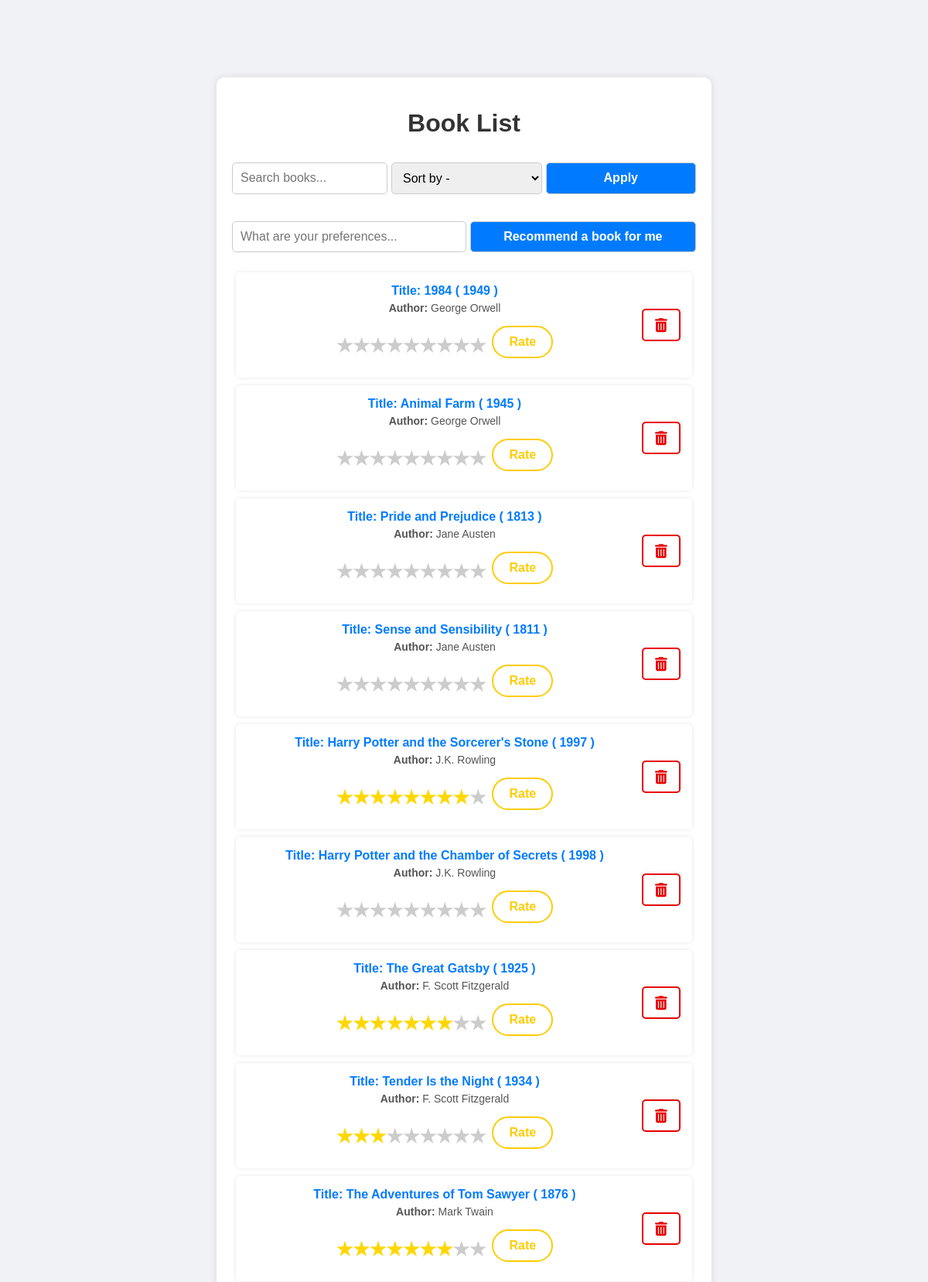
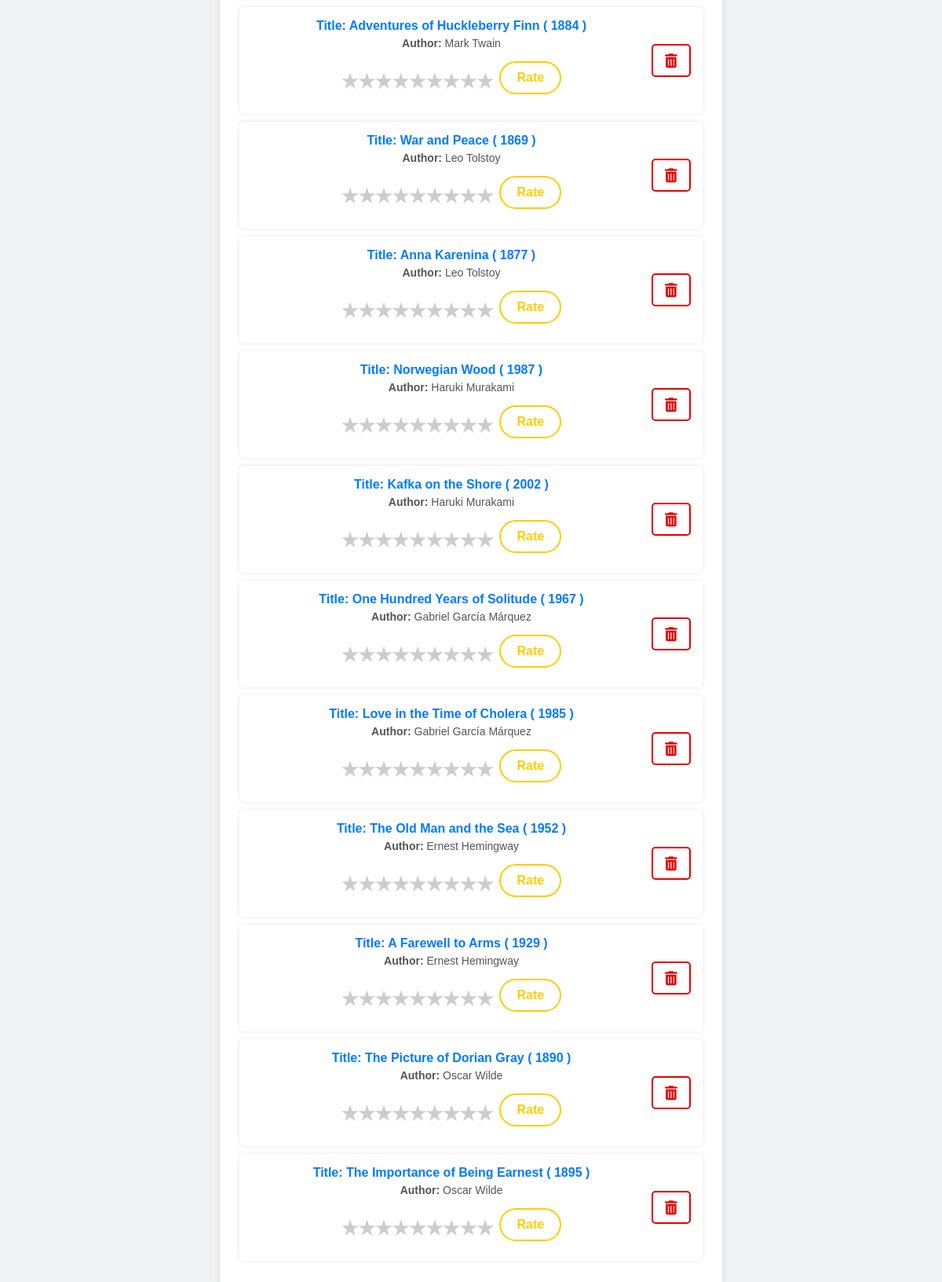
The page / on the database its author committed (2 pictures, top to bottom).
### data_models.py (models this page shows, shortened)
class Book(db.Model):
    __tablename__ = 'books'
    id :Mapped[int] = mapped_column( autoincrement=True, primary_key=True)
    isbn: Mapped[str] = mapped_column( unique=True)
    title: Mapped[str]
    publication_year: Mapped[int]
    rating : Mapped[int] = mapped_column(default=0)
    author_id :Mapped[int] = mapped_column(ForeignKey('authors.id'))
    author: Mapped["Author"] = relationship(back_populates="books")

class Author(db.Model):
    __tablename__ = 'authors'
    id:Mapped[int] = mapped_column(autoincrement=True, primary_key=True)
    name: Mapped[str]
    birth_date: Mapped[datetime.date] = mapped_column(nullable=True)
    death_date: Mapped[datetime.date] = mapped_column(nullable=True)
    books: Mapped[List["Book"]] = relationship(back_populates="author")

### app.py (the view)
@app.route("/",  methods=["GET"])
def home():
    success_message = request.args.get('success_message')
    sort = request.args.get("sort")
    search = request.args.get("search")
    books = db.session.query(Book)
    if search:
        books = books.filter(Book.title.like(f"%{search}%"))
    if sort == "title":
        books = books.order_by(Book.title)
    if sort == "author":
        books = books.join(Author).order_by(Author.name)
    return render_template("home.html", books=books.all(), success_message=success_message,book_rating=2)

### templates/home.html (shortened to what this page needs)
<!DOCTYPE html>
<html lang="en">
<head>
    <link rel="stylesheet" href="https://cdnjs.cloudflare.com/ajax/libs/font-awesome/6.0.0-beta3/css/all.min.css">
     <link rel="stylesheet" href="{{ url_for('static', filename='css/styles.css') }}">
</head>
<body>
  <div class="container">
    <h1>Book List</h1>
   <form class="search-sort-recommendation" >
            <input type="text" id="search" name="search" placeholder="Search books...">
            <select id="sort" name="sort">
                <option value="">Sort by -</option>
            </select>
       <button type="submit">Apply</button>
        </form>
      <form class="search-sort-recommendation" action="{{ url_for('book_recommendation') }}">
            <input type="text" id="preferences" name="preferences" placeholder="What are your preferences...">
       <button type="submit">Recommend a book for me</button>
        </form>
    <ul id="book-list">
        {% for book in books %}
        <li><div class="book-link">
            <a href="{{ url_for('book_details', book_id=book.id) }}" class="book-link">
            <span class="book-title"><strong>Title:</strong> {{book.title}} ( {{book.publication_year}} )</span>
            <span class="book-author"><strong>Author:</strong> {{book.author.name}}</span>
            </a>
               <form action="{{ url_for('rate_book', book_id=book.id) }}" method="post" class="rating-form">
            <div class="rating-stars">
                {% for i in range(0, 10) %}
            {% if i != 0%}
                <label for="star-{{ i }}-{{ book.id }}" class="star">&#9733;</label>
                {% endif %}
        {% endfor %}
            </div>
                       <button type="submit" class="rating-btn">Rate</button>
        </form>
            </div>
            <form action="{{ url_for('delete_book', book_id=book.id) }}" method="post">
         <button class="delete-btn">
            <i class="fas fa-trash-alt delete-icon"></i>
         </button>
            </form>
        </li>
        {% endfor %}
    </ul>
  </div>
</body>
</html>

### static/css/styles.css (style rules this page uses)
body { font-family: 'Poppins', sans-serif; margin: 0; padding: 0; background-color: #f0f2f5; display: flex; justify-content: center; align-items: center; }
.container { margin-top: 100px; margin-bottom: 100px; width: 80%; max-width: 600px; background: white; padding: 20px; border-radius: 10px; box-shadow: 0 0 10px rgba(0, 0, 0, 0.1); text-align: center; }
h1 { color: #333; }
.search-sort-recommendation { display: flex; justify-content: space-between; gap:5px; margin-bottom: 15px; }
input, select, button { width: 100%; padding: 10px; margin: 10px 0; border: 1px solid #ccc; border-radius: 5px; font-size: 16px; }
button { background: #007bff; color: white; cursor: pointer; transition: 0.3s; font-weight: bold; }
ul { list-style: none; padding: 0; }
li { background: white; padding: 15px; margin: 10px 5px; border-radius: 5px; box-shadow: 0 0 5px rgba(0, 0, 0, 0.1); display: flex; justify-content:space-between; align-items: center; }
form { text-align: left; }
label { font-weight: bold; display: block; margin-top: 10px; }
.delete-btn { display: flex; align-items: center; padding: 10px 15px; background-color: #fff; border: 2px solid #e60000; border-radius: 5px; color: #e60000; font-size: 16px; cursor: pointer; transition: all 0.3s ease; max-width: 50px; max-height: 45px; }
.delete-btn .delete-icon { margin-right: 8px; font-size: 18px; color: #e60000; }
.book-link { all: unset; cursor: pointer; flex-grow: 1; text-align: center; display: flex; flex-direction: column; align-items: center; gap: 5px; }
.book-title { font-size: 16px; font-weight: 600; color: #007bff; }
.book-author { font-size: 14px; color: #555; }
.rating-form { display: flex; align-items: center; gap: 15px; }
.rating-stars { display: flex; }
.star { font-size: 1.5em; color: gold; cursor: pointer; }
input[type="radio"]:checked + .star { color: gold; }
.rating-btn { padding: 5px 10px; background-color: #e60000; color: white; border: none; border-radius: 5px; cursor: pointer; }
input[type="radio"]:checked ~ label.star { color: #ccc; }
input[type="radio"]:checked + label.star { color: gold; }
.rating-form { display: flex; align-items: center; gap: 8px; }
.rating-btn { padding: 10px 20px; background-color: transparent; color: #ffcc00; max-width:80px; border: 2px solid #ffcc00; border-radius: 25px; cursor: pointer; font-weight: bold; font-size: 16px; transition: background-color 0.3s ease, border-color 0.3s ease, color 0.3s ease; }

### rows shown on the page
Book: title "1984", publication_year "1949", author.name "George Orwell"
Book: title "Animal Farm", publication_year "1945", author.name "George Orwell"
Book: title "Pride and Prejudice", publication_year "1813", author.name "Jane Austen"
Book: title "Sense and Sensibility", publication_year "1811", author.name "Jane Austen"
Book: title "Harry Potter and the Sorcerer's Stone", publication_year "1997", author.name "J.K. Rowling"
Book: title "Harry Potter and the Chamber of Secrets", publication_year "1998", author.name "J.K. Rowling"
Book: title "The Great Gatsby", publication_year "1925", author.name "F. Scott Fitzgerald"
Book: title "Tender Is the Night", publication_year "1934", author.name "F. Scott Fitzgerald"
Book: title "The Adventures of Tom Sawyer", publication_year "1876", author.name "Mark Twain"
Book: title "Adventures of Huckleberry Finn", publication_year "1884", author.name "Mark Twain"
Book: title "War and Peace", publication_year "1869", author.name "Leo Tolstoy"
Book: title "Anna Karenina", publication_year "1877", author.name "Leo Tolstoy"
Book: title "Norwegian Wood", publication_year "1987", author.name "Haruki Murakami"
Book: title "Kafka on the Shore", publication_year "2002", author.name "Haruki Murakami"
Book: title "One Hundred Years of Solitude", publication_year "1967", author.name "Gabriel García Márquez"
Book: title "Love in the Time of Cholera", publication_year "1985", author.name "Gabriel García Márquez"
Book: title "The Old Man and the Sea", publication_year "1952", author.name "Ernest Hemingway"
Book: title "A Farewell to Arms", publication_year "1929", author.name "Ernest Hemingway"
Book: title "The Picture of Dorian Gray", publication_year "1890", author.name "Oscar Wilde"
Book: title "The Importance of Being Earnest", publication_year "1895", author.name "Oscar Wilde"
